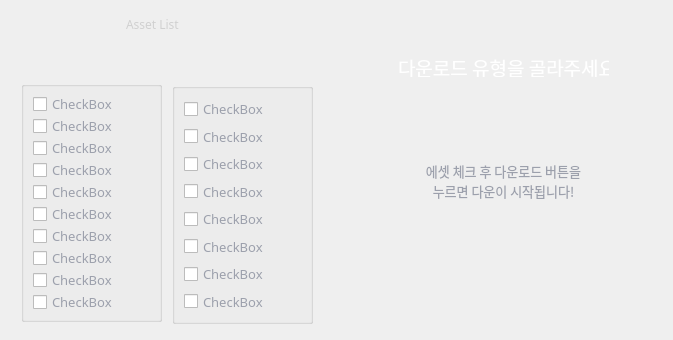
<?xml version="1.0" encoding="UTF-8"?>
<ui version="4.0">
 <class>Form</class>
 <widget class="QWidget" name="Form">
  <property name="geometry">
   <rect>
    <x>0</x>
    <y>0</y>
    <width>673</width>
    <height>340</height>
   </rect>
  </property>
  <property name="windowTitle">
   <string>Form</string>
  </property>
  <widget class="QLabel" name="label_bg">
   <property name="geometry">
    <rect>
     <x>0</x>
     <y>-15</y>
     <width>691</width>
     <height>371</height>
    </rect>
   </property>
   <property name="text">
    <string/>
   </property>
   <property name="pixmap">
    <pixmap>../../../../nas/spirit/asset_project/source/popup_source/bg.png</pixmap>
   </property>
  </widget>
  <widget class="QGroupBox" name="verticalGroupBox_2">
   <property name="geometry">
    <rect>
     <x>21</x>
     <y>81</y>
     <width>141</width>
     <height>241</height>
    </rect>
   </property>
   <layout class="QVBoxLayout" name="verticalLayout_2">
    <item>
     <widget class="QCheckBox" name="checkBox_10">
      <property name="enabled">
       <bool>true</bool>
      </property>
      <property name="font">
       <font>
        <family>Pretendard Thin</family>
        <pointsize>10</pointsize>
       </font>
      </property>
      <property name="styleSheet">
       <string notr="true">color : #9CA0AC;
</string>
      </property>
      <property name="text">
       <string>CheckBox</string>
      </property>
      <property name="checkable">
       <bool>false</bool>
      </property>
      <property name="checked">
       <bool>false</bool>
      </property>
     </widget>
    </item>
    <item>
     <widget class="QCheckBox" name="checkBox_11">
      <property name="font">
       <font>
        <family>Pretendard Thin</family>
        <pointsize>10</pointsize>
       </font>
      </property>
      <property name="styleSheet">
       <string notr="true">color : #9CA0AC;
</string>
      </property>
      <property name="text">
       <string>CheckBox</string>
      </property>
     </widget>
    </item>
    <item>
     <widget class="QCheckBox" name="checkBox_12">
      <property name="font">
       <font>
        <family>Pretendard Thin</family>
        <pointsize>10</pointsize>
       </font>
      </property>
      <property name="styleSheet">
       <string notr="true">color : #9CA0AC;
</string>
      </property>
      <property name="text">
       <string>CheckBox</string>
      </property>
     </widget>
    </item>
    <item>
     <widget class="QCheckBox" name="checkBox_13">
      <property name="font">
       <font>
        <family>Pretendard Thin</family>
        <pointsize>10</pointsize>
       </font>
      </property>
      <property name="styleSheet">
       <string notr="true">color : #9CA0AC;
</string>
      </property>
      <property name="text">
       <string>CheckBox</string>
      </property>
     </widget>
    </item>
    <item>
     <widget class="QCheckBox" name="checkBox_14">
      <property name="font">
       <font>
        <family>Pretendard Thin</family>
        <pointsize>10</pointsize>
       </font>
      </property>
      <property name="styleSheet">
       <string notr="true">color : #9CA0AC;
</string>
      </property>
      <property name="text">
       <string>CheckBox</string>
      </property>
     </widget>
    </item>
    <item>
     <widget class="QCheckBox" name="checkBox_15">
      <property name="font">
       <font>
        <family>Pretendard Thin</family>
        <pointsize>10</pointsize>
       </font>
      </property>
      <property name="styleSheet">
       <string notr="true">color : #9CA0AC;
</string>
      </property>
      <property name="text">
       <string>CheckBox</string>
      </property>
     </widget>
    </item>
    <item>
     <widget class="QCheckBox" name="checkBox_16">
      <property name="font">
       <font>
        <family>Pretendard Thin</family>
        <pointsize>10</pointsize>
       </font>
      </property>
      <property name="styleSheet">
       <string notr="true">color : #9CA0AC;
</string>
      </property>
      <property name="text">
       <string>CheckBox</string>
      </property>
     </widget>
    </item>
    <item>
     <widget class="QCheckBox" name="checkBox_17">
      <property name="font">
       <font>
        <family>Pretendard Thin</family>
        <pointsize>10</pointsize>
       </font>
      </property>
      <property name="styleSheet">
       <string notr="true">color : #9CA0AC;
</string>
      </property>
      <property name="text">
       <string>CheckBox</string>
      </property>
     </widget>
    </item>
    <item>
     <widget class="QCheckBox" name="checkBox_19">
      <property name="font">
       <font>
        <family>Pretendard Thin</family>
        <pointsize>10</pointsize>
       </font>
      </property>
      <property name="styleSheet">
       <string notr="true">color : #9CA0AC;
</string>
      </property>
      <property name="text">
       <string>CheckBox</string>
      </property>
     </widget>
    </item>
    <item>
     <widget class="QCheckBox" name="checkBox_18">
      <property name="font">
       <font>
        <family>Pretendard Thin</family>
        <pointsize>10</pointsize>
       </font>
      </property>
      <property name="styleSheet">
       <string notr="true">color : #9CA0AC;
</string>
      </property>
      <property name="text">
       <string>CheckBox</string>
      </property>
     </widget>
    </item>
   </layout>
  </widget>
  <widget class="QLabel" name="label_7">
   <property name="geometry">
    <rect>
     <x>368</x>
     <y>240</y>
     <width>281</width>
     <height>71</height>
    </rect>
   </property>
   <property name="font">
    <font>
     <family>Pretendard Variable</family>
     <pointsize>10</pointsize>
    </font>
   </property>
   <property name="styleSheet">
    <string notr="true">color : #9CA0AC</string>
   </property>
   <property name="text">
    <string/>
   </property>
   <property name="pixmap">
    <pixmap>../../../../nas/spirit/asset_project/source/popup_source/down_btn.png</pixmap>
   </property>
   <property name="wordWrap">
    <bool>true</bool>
   </property>
  </widget>
  <widget class="QLabel" name="label_6">
   <property name="geometry">
    <rect>
     <x>398</x>
     <y>160</y>
     <width>211</width>
     <height>41</height>
    </rect>
   </property>
   <property name="font">
    <font>
     <family>Pretendard Variable</family>
     <pointsize>10</pointsize>
    </font>
   </property>
   <property name="styleSheet">
    <string notr="true">color : #9CA0AC</string>
   </property>
   <property name="text">
    <string>에셋 체크 후 다운로드 버튼을 
누르면 다운이 시작됩니다!</string>
   </property>
   <property name="alignment">
    <set>Qt::AlignCenter</set>
   </property>
   <property name="wordWrap">
    <bool>true</bool>
   </property>
  </widget>
  <widget class="QGroupBox" name="verticalGroupBox">
   <property name="geometry">
    <rect>
     <x>172</x>
     <y>83</y>
     <width>141</width>
     <height>241</height>
    </rect>
   </property>
   <layout class="QVBoxLayout" name="verticalLayout">
    <item>
     <widget class="QCheckBox" name="checkBox_7">
      <property name="font">
       <font>
        <family>Pretendard Thin</family>
        <pointsize>10</pointsize>
       </font>
      </property>
      <property name="styleSheet">
       <string notr="true">color : #9CA0AC;
</string>
      </property>
      <property name="text">
       <string>CheckBox</string>
      </property>
     </widget>
    </item>
    <item>
     <widget class="QCheckBox" name="checkBox_5">
      <property name="font">
       <font>
        <family>Pretendard Thin</family>
        <pointsize>10</pointsize>
       </font>
      </property>
      <property name="styleSheet">
       <string notr="true">color : #9CA0AC;
</string>
      </property>
      <property name="text">
       <string>CheckBox</string>
      </property>
     </widget>
    </item>
    <item>
     <widget class="QCheckBox" name="checkBox_20">
      <property name="font">
       <font>
        <family>Pretendard Thin</family>
        <pointsize>10</pointsize>
       </font>
      </property>
      <property name="styleSheet">
       <string notr="true">color : #9CA0AC;
</string>
      </property>
      <property name="text">
       <string>CheckBox</string>
      </property>
     </widget>
    </item>
    <item>
     <widget class="QCheckBox" name="checkBox_6">
      <property name="font">
       <font>
        <family>Pretendard Thin</family>
        <pointsize>10</pointsize>
       </font>
      </property>
      <property name="styleSheet">
       <string notr="true">color : #9CA0AC;
</string>
      </property>
      <property name="text">
       <string>CheckBox</string>
      </property>
     </widget>
    </item>
    <item>
     <widget class="QCheckBox" name="checkBox_2">
      <property name="font">
       <font>
        <family>Pretendard Thin</family>
        <pointsize>10</pointsize>
       </font>
      </property>
      <property name="styleSheet">
       <string notr="true">color : #9CA0AC;
</string>
      </property>
      <property name="text">
       <string>CheckBox</string>
      </property>
     </widget>
    </item>
    <item>
     <widget class="QCheckBox" name="checkBox_9">
      <property name="font">
       <font>
        <family>Pretendard Thin</family>
        <pointsize>10</pointsize>
       </font>
      </property>
      <property name="styleSheet">
       <string notr="true">color : #9CA0AC;
</string>
      </property>
      <property name="text">
       <string>CheckBox</string>
      </property>
     </widget>
    </item>
    <item>
     <widget class="QCheckBox" name="checkBox_3">
      <property name="font">
       <font>
        <family>Pretendard Thin</family>
        <pointsize>10</pointsize>
       </font>
      </property>
      <property name="styleSheet">
       <string notr="true">color : #9CA0AC;
</string>
      </property>
      <property name="text">
       <string>CheckBox</string>
      </property>
     </widget>
    </item>
    <item>
     <widget class="QCheckBox" name="checkBox_8">
      <property name="font">
       <font>
        <family>Pretendard Thin</family>
        <pointsize>10</pointsize>
       </font>
      </property>
      <property name="styleSheet">
       <string notr="true">color : #9CA0AC;
</string>
      </property>
      <property name="text">
       <string>CheckBox</string>
      </property>
     </widget>
    </item>
   </layout>
  </widget>
  <widget class="QLabel" name="label_5">
   <property name="geometry">
    <rect>
     <x>432</x>
     <y>100</y>
     <width>139</width>
     <height>28</height>
    </rect>
   </property>
   <property name="font">
    <font>
     <family>Pretendard Variable</family>
     <pointsize>14</pointsize>
    </font>
   </property>
   <property name="styleSheet">
    <string notr="true">color : #ffffff</string>
   </property>
   <property name="text">
    <string/>
   </property>
   <property name="pixmap">
    <pixmap>../../../../nas/spirit/asset_project/source/popup_source/reference_toggle.png</pixmap>
   </property>
  </widget>
  <widget class="QLabel" name="label_4">
   <property name="geometry">
    <rect>
     <x>398</x>
     <y>57</y>
     <width>211</width>
     <height>20</height>
    </rect>
   </property>
   <property name="font">
    <font>
     <family>Pretendard Variable</family>
     <pointsize>14</pointsize>
    </font>
   </property>
   <property name="styleSheet">
    <string notr="true">color : #ffffff</string>
   </property>
   <property name="text">
    <string>다운로드 유형을 골라주세요</string>
   </property>
  </widget>
  <widget class="QLabel" name="label_2">
   <property name="geometry">
    <rect>
     <x>212</x>
     <y>42</y>
     <width>71</width>
     <height>41</height>
    </rect>
   </property>
   <property name="text">
    <string/>
   </property>
   <property name="pixmap">
    <pixmap>../../../../nas/spirit/asset_project/source/popup_source/down_list.png</pixmap>
   </property>
  </widget>
  <widget class="QLabel" name="label_3">
   <property name="geometry">
    <rect>
     <x>126</x>
     <y>15</y>
     <width>71</width>
     <height>19</height>
    </rect>
   </property>
   <property name="font">
    <font>
     <family>Pretendard Variable</family>
    </font>
   </property>
   <property name="styleSheet">
    <string notr="true">color:#D0D0D0</string>
   </property>
   <property name="text">
    <string>Asset List</string>
   </property>
  </widget>
  <widget class="QLabel" name="label">
   <property name="geometry">
    <rect>
     <x>48</x>
     <y>47</y>
     <width>81</width>
     <height>31</height>
    </rect>
   </property>
   <property name="font">
    <font>
     <family>Pretendard Variable</family>
     <pointsize>8</pointsize>
    </font>
   </property>
   <property name="styleSheet">
    <string notr="true">color:#a3a3a3</string>
   </property>
   <property name="text">
    <string/>
   </property>
   <property name="pixmap">
    <pixmap>../../../../nas/spirit/asset_project/source/popup_source/saved.png</pixmap>
   </property>
  </widget>
 </widget>
 <resources/>
 <connections/>
</ui>
